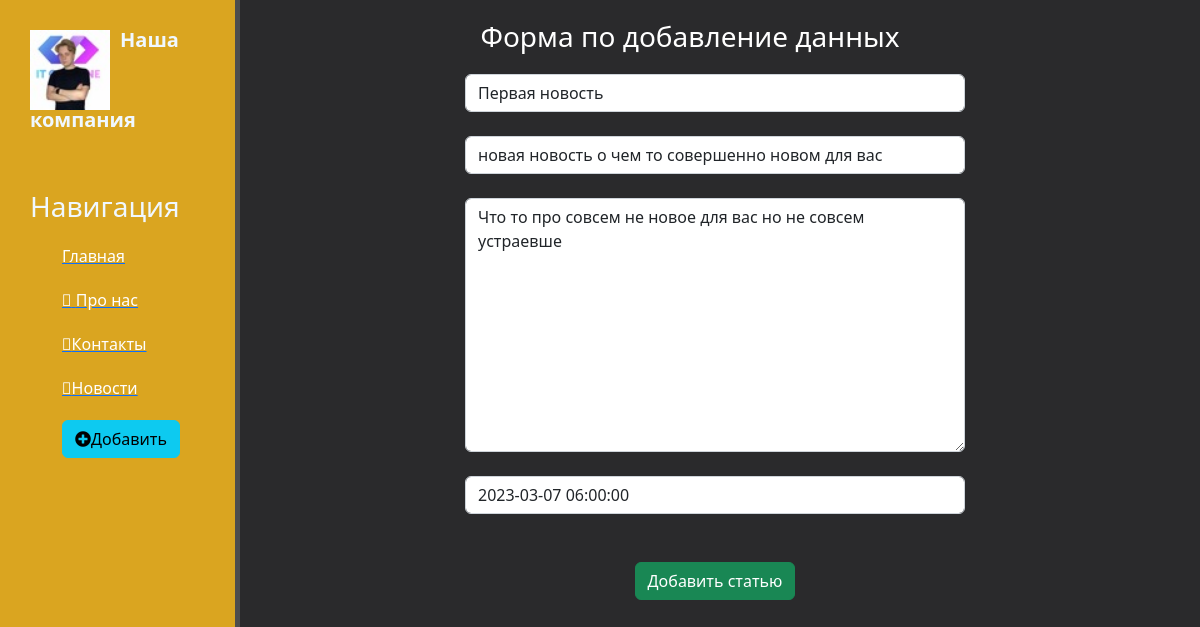
/news/4/update, run on an earlier commit of the app's database.
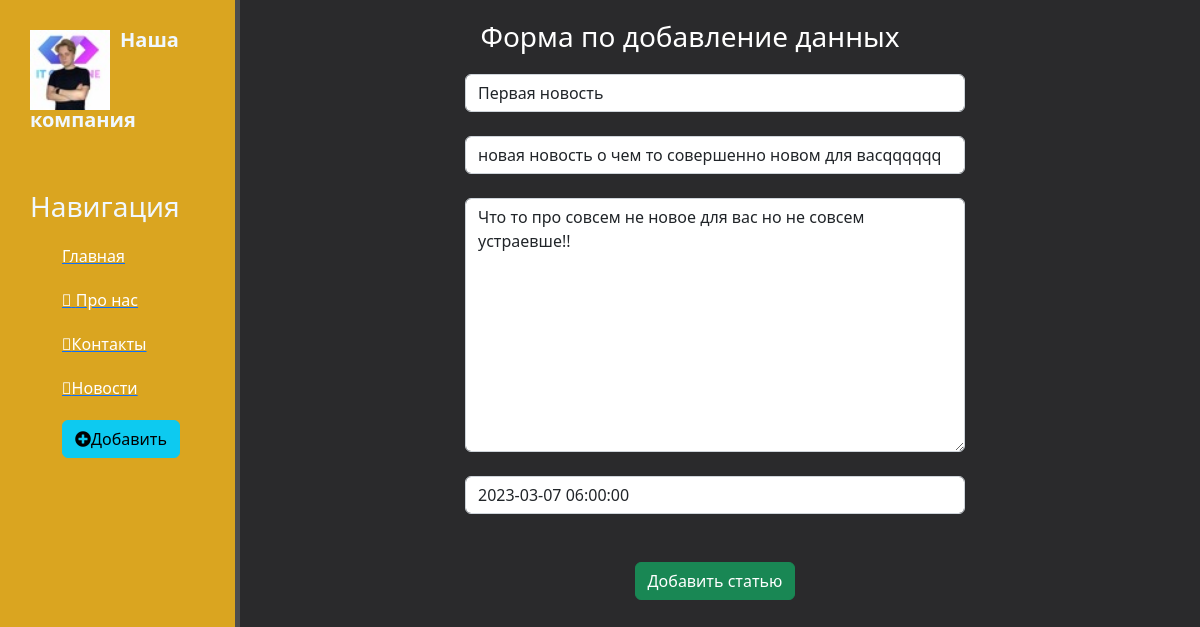
And on a later commit of the database.
### news/models.py (models this page shows, shortened)
class Article(models.Model):
    title = models.CharField('Название', max_length=55, default='')
    anons = models.CharField('Анонс', max_length=255)
    full_text = models.TextField('Статья')
    date = models.DateTimeField('Дата публикации')
    class Meta:
        verbose_name = 'Новость'
        verbose_name_plural = 'Новости'

### news/views.py (the view)
# urls.py: path('<int:pk>/update', views.NewUpdateView.as_view(), name='news-update'),
class NewUpdateView(UpdateView):
    model = Article
    template_name = 'news/create.html'
    form_class = ArticleForm

### news/forms.py
class ArticleForm(ModelForm):
    class Meta:
        model = Article
        fields = ['title', 'anons', 'full_text', 'date']
        widgets = {
            'title': TextInput(attrs={
                'class': 'form-control',
                'placeholder': 'Название статьи'
            }),
            'anons': TextInput(attrs={
                'class': 'form-control',
                'placeholder': 'Анонс статьи'
            }),
            'full_text': Textarea(attrs={
                'class': 'form-control',
                'placeholder': 'Текст статьи'
            }),
            'date': DateTimeInput(attrs={
                'class': 'form-control',
                'placeholder': 'Дата публикации'
            })
        }

### news/templates/news/create.html (shortened to what this page needs)
{% extends 'main/base.html' %}
{% block content %}
    <div class="features">
        <h3>Форма по добавление данных</h3>
        <form method="post">
            {{ form.title }}<br>
            {{ form.anons }}<br>
            {{ form.full_text }}<br>
            {{ form.date }}<br>
            <br>
             <button class="btn btn-success" type="submit">Добавить статью</button>
        </form>
    </div>
{% endblock %}

What changed in the data, as far as the page shows it:
changed Article "Первая новость": anons "новая новость о чем то совершенно новом для вас" → "новая новость о чем то совершенно новом для васqqqqqq"; full_text "Что то про совсем не новое для вас но не совсем устраевше" → "Что то про совсем не новое для вас но не совсем устраевше!!"
